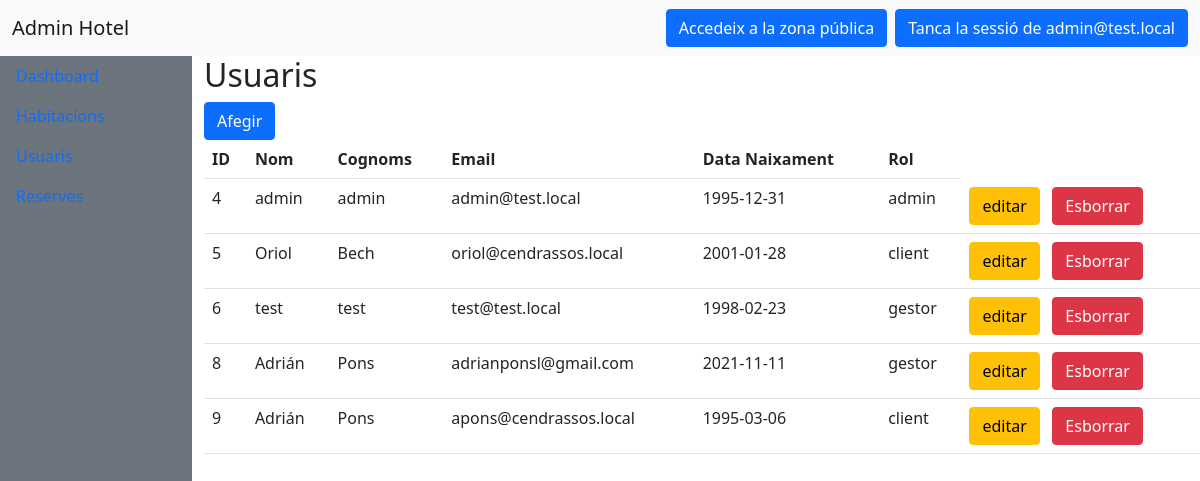
The page /index.php?r=indexUsuari (signed in) on the database its author committed.
### tables this page shows
CREATE TABLE `usuari` (
  `id` int(5) NOT NULL,
  `nom` varchar(150) NOT NULL,
  `cognoms` varchar(255) NOT NULL,
  `email` varchar(255) NOT NULL,
  `password` varchar(255) NOT NULL,
  `data_naixament` date NOT NULL,
  `rol` varchar(100) NOT NULL
);

### public/index.php (called while the page is built, shortened)
<?php
include "../src/config.php";
include "../src/controladors/admin/habitacio/index.php";
include "../src/controladors/admin/usuari/index.php";
include "../src/controladors/admin/reserva/index.php";
$r = $_REQUEST["r"];
$contenidor = new Core\Contenidor($config);
$resposta = $contenidor->resposta();
$peticio = $contenidor->peticio();
if ($r === "admin") {
    $resposta = middleAdmin($peticio, $resposta, $contenidor, 'ctrlAdmin');
} elseif ($r === "login") {
    $resposta = ctrlLogin($peticio, $resposta, $contenidor);
} elseif ($r === "validarLogin") {
    $resposta = ctrlValidarLogin($peticio, $resposta, $contenidor);
} elseif ($r === "signup") {
    $resposta = ctrlSignup($peticio, $resposta, $contenidor);
} elseif ($r === "validarSignup") {
    $resposta = ctrlValidarSignup($peticio, $resposta, $contenidor);
} elseif ($r === "tancarSessio") {
    $resposta = ctrlTancarSessio($peticio, $resposta, $contenidor);
} elseif ($r === "home") {
    $resposta = ctrlHome($peticio, $resposta, $contenidor);
} elseif ($r === "buscar") {
    $resposta = middleClient($peticio, $resposta, $contenidor, 'ctrlBuscar');
} elseif ($r === "confirmacio") {
    $resposta = middleClient($peticio, $resposta, $contenidor, 'ctrlConfirmacio');
} elseif ($r === "validarConfirmacio") {
    $resposta = middleClient($peticio, $resposta, $contenidor, 'ctrlValidarConfirmacio');
} elseif ($r === "validarReserva") {
    $resposta = ctrlValidarReserva($peticio, $resposta, $contenidor);
} elseif ($r === "reservaFeta") {
    $resposta = ctrlReservaFeta($peticio, $resposta, $contenidor);
} elseif ($r === "mostrarHabitacio") {
    $resposta = ctrlMostrarHabitacio($peticio, $resposta, $contenidor);
} elseif ($r === "habitacions") {
    $resposta = ctrlHabitacions($peticio, $resposta, $contenidor);
} elseif ($r === "contacte") {
    $resposta = ctrlContacte($peticio, $resposta, $contenidor);
} elseif ($r === "quisom") {
    $resposta = ctrlQuiSom($peticio, $resposta, $contenidor);
} elseif ($r == "") {
    $resposta = ctrlHome($peticio, $resposta, $contenidor);
} elseif ($r === "indexHabitacio") {
    $resposta = middleAdmin($peticio, $resposta, $contenidor, 'ctrlIndexHabitacio');
} elseif ($r === "formHabitacio") {
    $resposta = middleAdmin($peticio, $resposta, $contenidor, 'ctrlFormHabitacio');
} elseif ($r === "addHabitacio") {
    $resposta = middleAdmin($peticio, $resposta, $contenidor, 'ctrlAddHabitacio');
} elseif ($r === "editHabitacio") {
    $resposta = middleAdmin($peticio, $resposta, $contenidor, 'ctrlEditHabitacio');
} elseif ($r === "deleteHabitacio") {
    $resposta = middleAdmin($peticio, $resposta, $contenidor, 'ctrlDeleteHabitacio');
} elseif ($r === "indexUsuari") {
    $resposta = middleAdmin($peticio, $resposta, $contenidor, 'ctrlIndexUsuari');
} elseif ($r === "formUsuari") {
    $resposta = middleAdmin($peticio, $resposta, $contenidor, 'ctrlFormUsuari');
} elseif ($r === "addUsuari") {
    $resposta = middleAdmin($peticio, $resposta, $contenidor, 'ctrlAddUsuari');
} elseif ($r === "editUsuari") {
    $resposta = middleAdmin($peticio, $resposta, $contenidor, 'ctrlEditUsuari');
} elseif ($r === "deleteUsuari") {
    $resposta = middleAdmin($peticio, $resposta, $contenidor, 'ctrlDeleteUsuari');
} elseif ($r === "indexReserva") {
    $resposta = middleAdmin($peticio, $resposta, $contenidor, 'ctrlIndexReserva');
} elseif ($r === "formReserva") {
    $resposta = middleAdmin($peticio, $resposta, $contenidor, 'ctrlFormReserva');
} elseif ($r === "addReserva") {
    $resposta = middleAdmin($peticio, $resposta, $contenidor, 'ctrlAddReserva');
} elseif ($r === "editReserva") {
    $resposta = middleAdmin($peticio, $resposta, $contenidor, 'ctrlEditReserva');
} elseif ($r === "deleteReserva") {
    $resposta = middleAdmin($peticio, $resposta, $contenidor, 'ctrlDeleteReserva');
} elseif ($r === "client") {
    $resposta = middleClient($peticio, $resposta, $contenidor, 'ctrlClient');
} else {
    $resposta = ctrlError($peticio, $resposta, $contenidor);
}
$resposta->resposta();

### src/core/contenidor.php (called while the page is built, shortened)
<?php
class Contenidor
{
    public $config = [];
    public function __construct($config)
    {
        $this->config = $config;
    }
    public function usuaris(){
        return new \Models\Usuaris($this->config['db']);
    }
}

### src/models/usuaris.php (called while the page is built, shortened)
<?php
class Usuaris
{
    private $sql;
    public function __construct($config)
    {
        $dbHost = $config['host'];
        $dbName = $config['dbname'];
        $dsn = "mysql:host={$dbHost};dbname={$dbName};charset=utf8";
        $usuari = $config['user'];
        $clau = $config['pass'];
        try {
            $this->sql = new \PDO($dsn, $usuari, $clau);
        } catch (\PDOException $e) {
            die('Ha fallat la connexió: ' . $e->getMessage() . " $usuari");
        }
    }
    public function getAll()
    {
        $stmt = $this->sql->query("SELECT id, nom, cognoms, email, password, data_naixament, rol FROM usuari;")->fetchAll();
        return $stmt;
    }
}

### src/controladors/admin/usuari/index.php (called while the page is built)
<?php
function ctrlIndexUsuari($peticio, $resposta, $contenidor) {
    $usuaris = $contenidor->usuaris();
    $allUsuaris = $usuaris->getAll();
    $resposta->set("allUsuaris", $allUsuaris);
    $resposta->SetTemplate("admin/usuari/index.php");
    return $resposta;
}

### src/middleware/middleAdmin.php (called while the page is built, shortened)
<?php
function middleAdmin($peticio, $resposta, $contenidor, $next)
{
    $usuari = $peticio->get("SESSION", "usuari");
    $logat = $peticio->get("SESSION", "logat");
    $rol = $peticio->get("SESSION", "rol");
    $resposta->set("usuari", $usuari);
    $resposta->set("logat", $logat);
    $resposta->set("rol", $logat);
    if($logat && ($rol == 'admin' || $rol == 'gestor') ) {
        $resposta = $next($peticio, $resposta, $contenidor);
    } else {
        $resposta->redirect("location: index.php?r=login");
    }
    return $resposta;
}

### src/vistes/admin/usuari/index.php (the view, shortened to what this page needs)
<!doctype html>
<html lang="en">
  <head>
    <link href="https://cdn.jsdelivr.net/npm/bootstrap@5.0.2/dist/css/bootstrap.min.css" rel="stylesheet">
    <link rel="stylesheet" href="https://cdn.jsdelivr.net/npm/bootstrap-icons@1.6.1/font/bootstrap-icons.css">
  </head>
  <body>
    <?php include("../src/vistes/admin/nav.php"); ?>
    <div class="row h-100">
      <div class="col bg-secondary sidebar">
        <?php include("../src/vistes/admin/sidebar.php"); ?>
      </div>
      <div class="col-10">
        <h2>Usuaris</h2>
        <a href='index.php?r=formUsuari' class='btn btn-primary'>Afegir</a>
        <?php
          echo "<table class='table'><tr><th scope='col'>ID</th><th scope='col'>Nom</th><th scope='col'>Cognoms</th><th scope='col'>Email</th><th scope='col'>Data Naixament</th><th scope='col'>Rol</th></tr>";
          foreach($allUsuaris as $row){
              echo "<tr>";
              echo "<td scope='row'>{$row['id']}</td><td>{$row['nom']}</td><td>{$row['cognoms']}</td><td>{$row['email']}</td><td>{$row['data_naixament']}</td><td>{$row['rol']}</td>";
              echo "<td><a href='index.php?r=formUsuari&amp;usuari="?><?php echo $row['id']?> <?php echo "' class='btn btn-warning'>editar</a>&nbsp;&nbsp;&nbsp;<a href='index.php?r=deleteUsuari&amp;usuari="?><?php echo $row['id']?><?php echo "' class='btn btn-danger'>Esborrar</a></td>";
          }
          echo "</table>";
        ?>
      </div>
    </div>
  </body>
</html>

### rows shown on the page
usuari: id "4", nom "admin", cognoms "admin", email "admin@test.local", data_naixament "1995-12-31", rol "admin"
usuari: id "5", nom "Oriol", cognoms "Bech", email "oriol@cendrassos.local", data_naixament "2001-01-28", rol "client"
usuari: id "6", nom "test", cognoms "test", email "test@test.local", data_naixament "1998-02-23", rol "gestor"
usuari: id "8", nom "Adrián", cognoms "Pons", email "adrianponsl@gmail.com", data_naixament "2021-11-11", rol "gestor"
usuari: id "9", nom "Adrián", cognoms "Pons", email "apons@cendrassos.local", data_naixament "1995-03-06", rol "client"

### other values the page prints
$usuari "admin@test.local"
